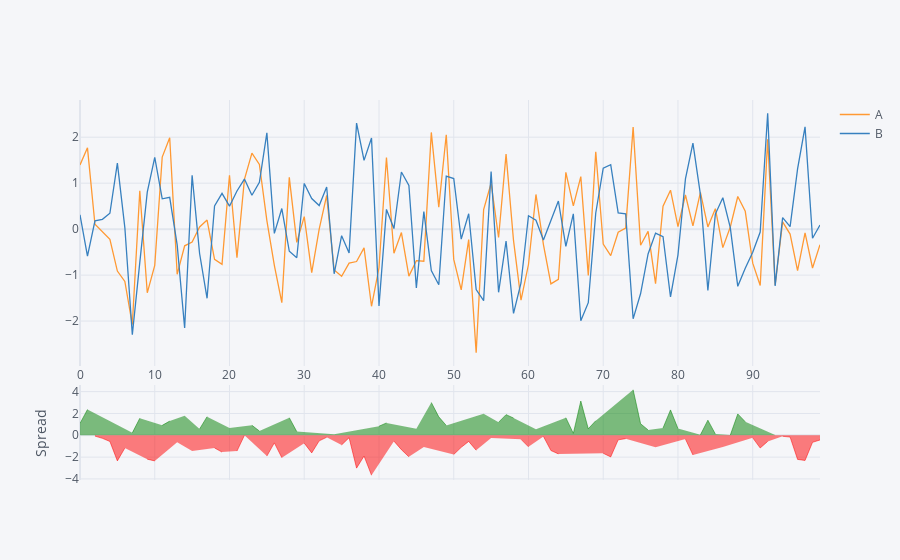

The code cell stored with this chart in its notebook:
### Code cell
df[['A','B']].iplot(kind='spread') #stock data
